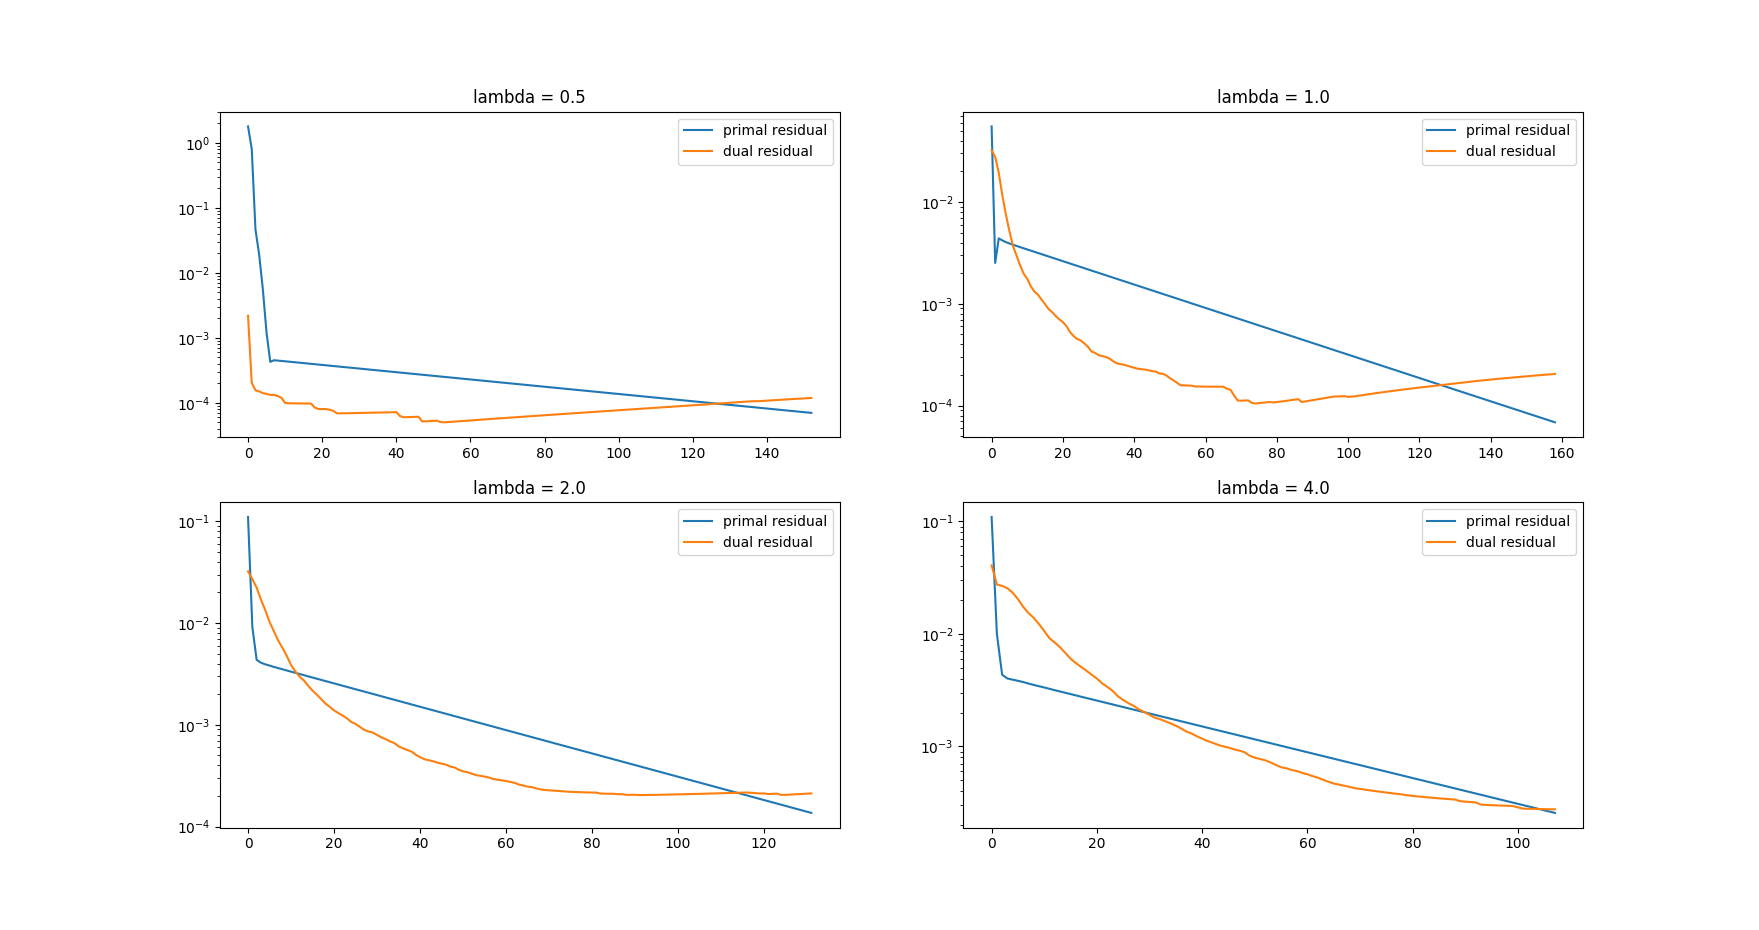

This chart was generated by the following Python code:
import matplotlib.pyplot as plt
import numpy as np

data = np.load("out1.npz")

lam = data['lam']
t_list = data['t_list']
s_list = data['s_list']

plt.figure()

for i in range(4):
    plt.subplot(221+i)
    plt.yscale('log')
    plt.plot(range(len(s_list[i])), s_list[i])
    plt.plot(range(len(t_list[i])), t_list[i])
    plt.legend(['primal residual', 'dual residual'])
    #plt.xlabel('iteration')
    plt.title('lambda = {}'.format(lam[i]))

plt.show()
#plt.savefig('plot1.png')
